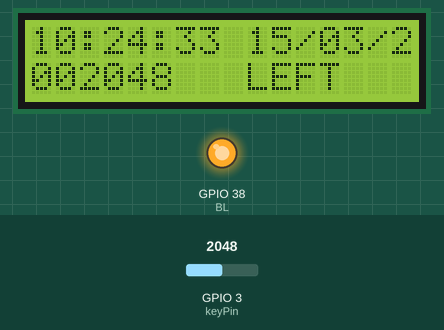
Simulated run of this program. Board: ESP32-S3. Parts: 16×2 character LCD, output pins drawn as LEDs (lit = HIGH). Inputs (shaded band) come from the test bench; at power-on: GPIO 3 (keyPin) = 2048. The local clock reads 2024-03-15 10:24:30 at power-on unless the program sets it; what the program prints to the serial monitor is not drawn.

Above: at 3.2 s.
3.3 s: GPIO 3 (keyPin) set to 2240
At 5.2 s:
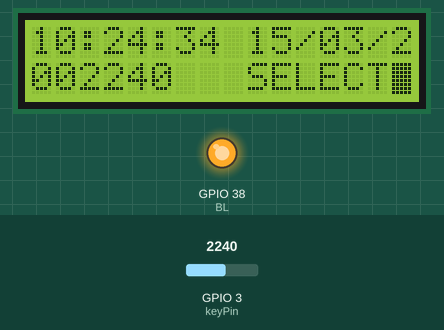
6.3 s: GPIO 3 (keyPin) set to 1460
At 7.6 s:
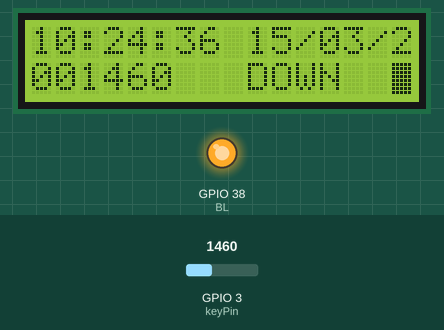
9.3 s: GPIO 3 (keyPin) set to 760
At 11.8 s:
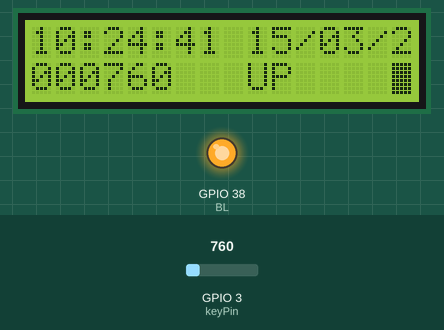
12.3 s: GPIO 3 (keyPin) set to 60
At 13.4 s:
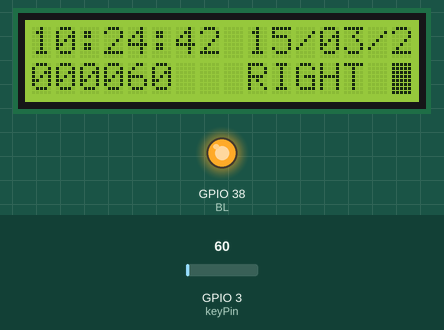
15.3 s: GPIO 3 (keyPin) set to 3540
At 21.5 s:
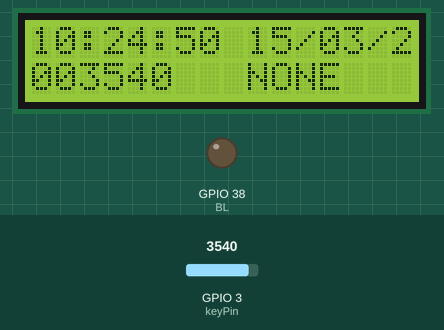
Timing chart, 0 to 22.3 s (numbered marks = the images above; inputs shaded):
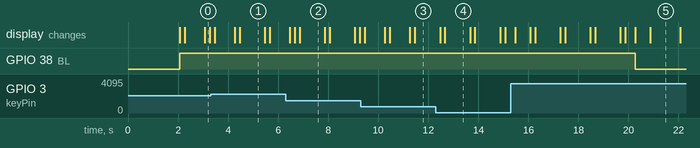

Measured:
- after the input at 3.3 s, the display: first changes after 0.17 s (image 1 shows a later state)
- after the input at 6.3 s, the display: first changes after 0.17 s (image 2 shows a later state)
- after the input at 9.3 s, the display: first changes after 0.17 s (image 3 shows a later state)
- after the input at 12.3 s, the display: first changes after 0.17 s (image 4 shows a later state)
- after the input at 15.3 s, GPIO 38 (BL): HIGH → LOW after 5.0 s; the display: first changes after 0.17 s (image 5 shows a later state)
- what the display in image 1 shows lasts 1.0 s, from 4.5 s to 5.5 s

The program:

main.cpp
```cpp
//---------------------------------------
// Project **namino_RTC_LCD_Keypad_Shield**
//---------------------------------------
// Purpose of this Project: Show how to use **Robot D1 LCD Keypad Shield** with *Namino Boards* and internal DS1307 RTC via I2C.
// The example can be adapted to any Namino board version because the Namino libraries are not used
// See ReadMe.md for details
//---------------------------------------

#include "main.h"

// Define LCD Control Pins: LiquidCrystal uses pins D4-D9 to control Keypad board
const int RS = 40;                  // D8 Pin on Shield PB0 on namino
const int Enable = 39;              // D9 Pin on Shield PB1 on namino
const int D4 = 16;                  // D4 Pin on Shield PD4 on namino
const int D5 = 21;                  // D5 Pin on Shield PD5 on namino
const int D6 = 42;                  // D5 Pin on Shield PD6 on namino
const int D7 = 41;                  // D5 Pin on Shield PD7 on namino
const int BL = 38;                  // D10 Pin on Shield PB2 on namino

//Define LCD Size
const int lcdRows = 2;              //  2 Rows
const int lcdCols = 16;             // 16 Columns

//Define Keyboard Const
const int keyPin = 3;               // Analog Input A0 on Shield PC0 on namino
const int btnRIGHT = 0;
const int btnUP = 1;
const int btnDOWN = 2;
const int btnLEFT = 3;
const int btnSELECT = 4;
const int btnNONE = 5;

// Key-Loop Counters
uint32_t      lastKeyTouch = 0;
uint32_t      lastFieldRead = 0;
uint32_t      lastLoop = 0;
uint32_t      lastTime = 0;


//Allocate the LCD variable, with defined Pins
LiquidCrystal lcd(RS, Enable, D4, D5, D6, D7);

// RTC Object
RTC_DS1307 rtc;
bool  rtcFound = false;


void setup() {
  // put your setup code here, to run once:
  // Serial Setup
  Serial.begin(115200);
  delay(2000);
  Serial.println("Serial Port Started");
  // Set lcd Pins as Output
  pinMode(RS, OUTPUT);
  pinMode(Enable, OUTPUT);
  pinMode(D4, OUTPUT);
  pinMode(D5, OUTPUT);
  pinMode(D6, OUTPUT);
  pinMode(D7, OUTPUT);
  pinMode(BL, OUTPUT);
  // Set Keys pin as input
  // pinMode(keyPin, INPUT);
  pinMode(keyPin, ANALOG);
  // LCD Setup
  lcd.begin(lcdCols, lcdRows);
  lcd.noCursor();
  lcd.setCursor(0,0);
  lcd.leftToRight();
  lcd.noBlink();
  setBackLight(true);
  lastKeyTouch = millis();
  Serial.println("Display Init Done");
  // RTC Setup
  Wire.begin(NAMINO_I2C_SDA, NAMINO_I2C_SCL);
  if (rtc.begin())  {
    // Uncomment to Set Date and time to Compile time if needed
    // rtc.adjust(DateTime(F(__DATE__), F(__TIME__)));
    Serial.println("RTC Init Done");
    rtcFound = true;
  }
  else  {
    Serial.println("No RTC found!!");
  }
}

void loop() {
  // put your main code here, to run repeatedly:
  uint32_t      theTime = millis();

  // limit loop period
  if ((theTime - lastLoop) < LOOP_PERIOD)  {
    return;
  }
  lastLoop = theTime;

  // Read Keyboard
  int buttons = readKeyboard();
  lcd.setCursor(9, 1);
  if(buttons == btnRIGHT)       lcd.print("RIGHT ");
  else if(buttons == btnLEFT)   lcd.print("LEFT  ");
  else if(buttons == btnUP)     lcd.print("UP    ");
  else if(buttons == btnDOWN)   lcd.print("DOWN  ");
  else if(buttons == btnSELECT) lcd.print("SELECT");
  else if(buttons == btnNONE)   lcd.print("NONE  ");
  // Read RTC every second
  if (rtcFound && (abs( (long long) (theTime - lastTime)) > TIME_PERIOD))  {
    lastTime = theTime;
    DateTime now = rtc.now();
    char line[2 * lcdCols];
    sprintf(line, "%01d:%01d:%02d %01d/%02d/%02d", now.hour(), now.minute(), now.second(), now.day(), now.month(), now.year() - 2000);
    lcd.setCursor(0,0);
    Serial.printf("Current Date and Time: [%s]\n", line);
    lcd.println(line);
  }
}

int readKeyboard()
{
  int adc_key_in = analogRead(keyPin);
  char buff[16];
  int retValue = 0;

  sprintf(buff, "%06d", adc_key_in);
  Serial.printf("Analog Read Value: [%s]\n", buff);
  lcd.setCursor(0,1);
  lcd.write(buff);

  if (adc_key_in <= 100)            // On my test board mapped as  0
    retValue = btnRIGHT;
  else if (adc_key_in <  800)       // On my test board mapped about as  490
    retValue = btnUP;
  else if (adc_key_in < 1500)       // On my test board mapped about as  1230
    retValue = btnDOWN;
  else if (adc_key_in < 2200)       // On my test board mapped about as  1830
    retValue = btnLEFT;
  else if (adc_key_in < 3500)       // On my test board mapped about as  2780
    retValue = btnSELECT;
  else                              // On my test board mapped as  4095
    retValue = btnNONE;
  // almost one key is pressed
  if (retValue != btnNONE)  {
    lastKeyTouch = millis();
  }
  // Check keyboard delay
  if (millis() - lastKeyTouch > BLINK_ON)  {
    lcd.noBlink();
    setBackLight(false);
  }
  else  {
    lcd.blink();
    setBackLight(true);
  }
  // Retur Keycode
  return retValue;
}

void setBackLight(bool mode)
{
  digitalWrite(BL, mode ? HIGH : LOW);
}
```

main.h
```cpp
#ifndef MAIN_H
#define MAIN_H
#include <Arduino.h>
#include <LiquidCrystal.h>
#include <SPI.h>
#include <RTClib.h>


#define NAMINO_I2C_SCL   0
#define NAMINO_I2C_SDA   1

#define LOOP_PERIOD   200           // 200ms loop period
#define SCREEN_ON   15000           //  s of screen on time
#define TIME_PERIOD  1000           // Read period of RTC
#define BLINK_ON     5000           // seconds of cursor blink

// Function Protos
void setBackLight(bool mode);
int readKeyboard();

#endif // MAIN_H
```
